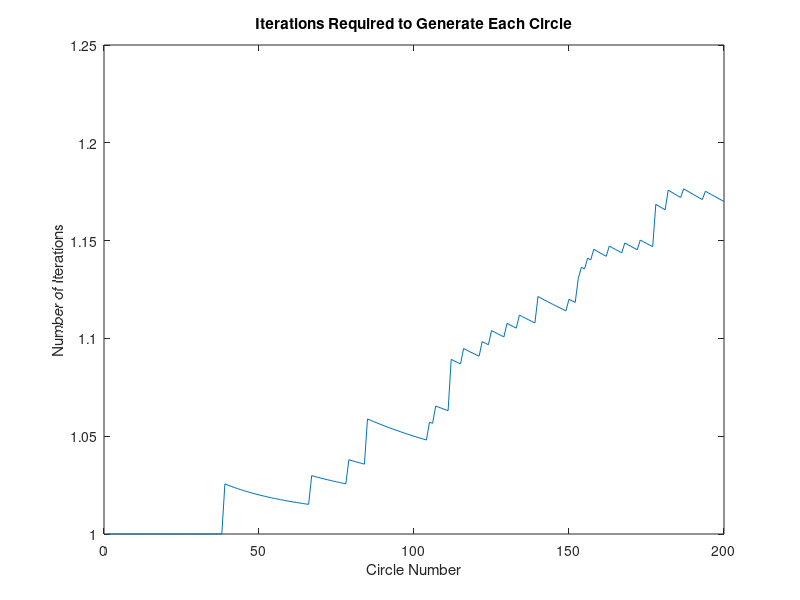

Source code (MATLAB):
function zad5()
r_max = 2;
n_max = 200;
a = 100;
[circles, index_number, circle_areas, rand_counts, counts_mean] = generate_circles(a, r_max, n_max);
plot_counts_mean(counts_mean);
end
function plot_counts_mean(counts_mean)
plot(counts_mean);
xlabel('Circle Number');
ylabel('Number of Iterations');
title('Iterations Required to Generate Each Circle');
print -dpng zadanie5.png 
end
function [circles, index_number, circle_areas, rand_counts, counts_mean] = generate_circles(a, r_max, n_max)
    index_number = 196751;
    circles = [];
    circle_areas = [];
    areas = [];
    rand_counts = [];
    counts_mean = [];
    count = 0;
    i = 1;
    while i <= n_max
        count = count + 1;
        isInter = false;
        rs = rand() * r_max;
        X = rand() * (a - 2 * rs) + rs;
        Y = rand() * (a - 2 * rs) + rs;
        for j = 1:size(circles, 2)
            r1 = circles(1, j);
            x1 = circles(2, j);
            y1 = circles(3, j);
            r2 = rs;
            x2 = X;
            y2 = Y;
            dis = sqrt((x2 - x1)^2 + (y2 - y1)^2);
            if dis < r1 + r2
                isInter = true;
                break;
            end
        end
        if ~isInter
            circles = [circles, [rs; X; Y]];
            areas = [areas; pi * rs^2];
            circle_areas = cumsum(areas);
            rand_counts = [rand_counts, count];
            counts_mean = [counts_mean, mean(rand_counts, 'all')];
            i = i + 1;
            count = 0;
        end
    end
end